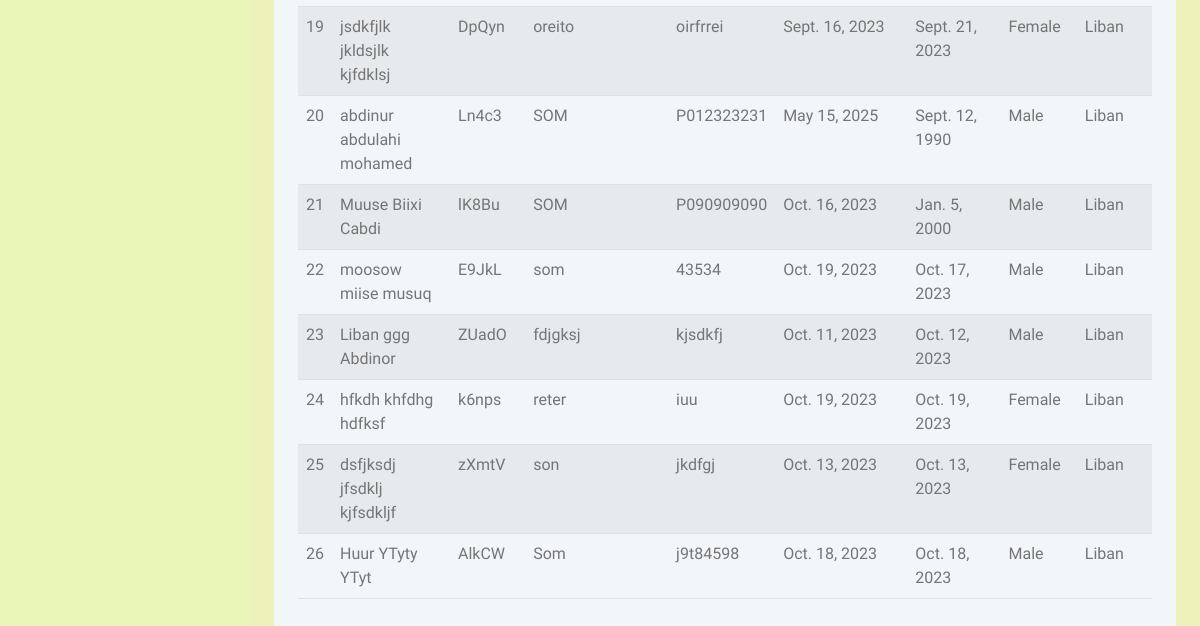
Page /bookings (signed in, lower part) on the earlier database version.
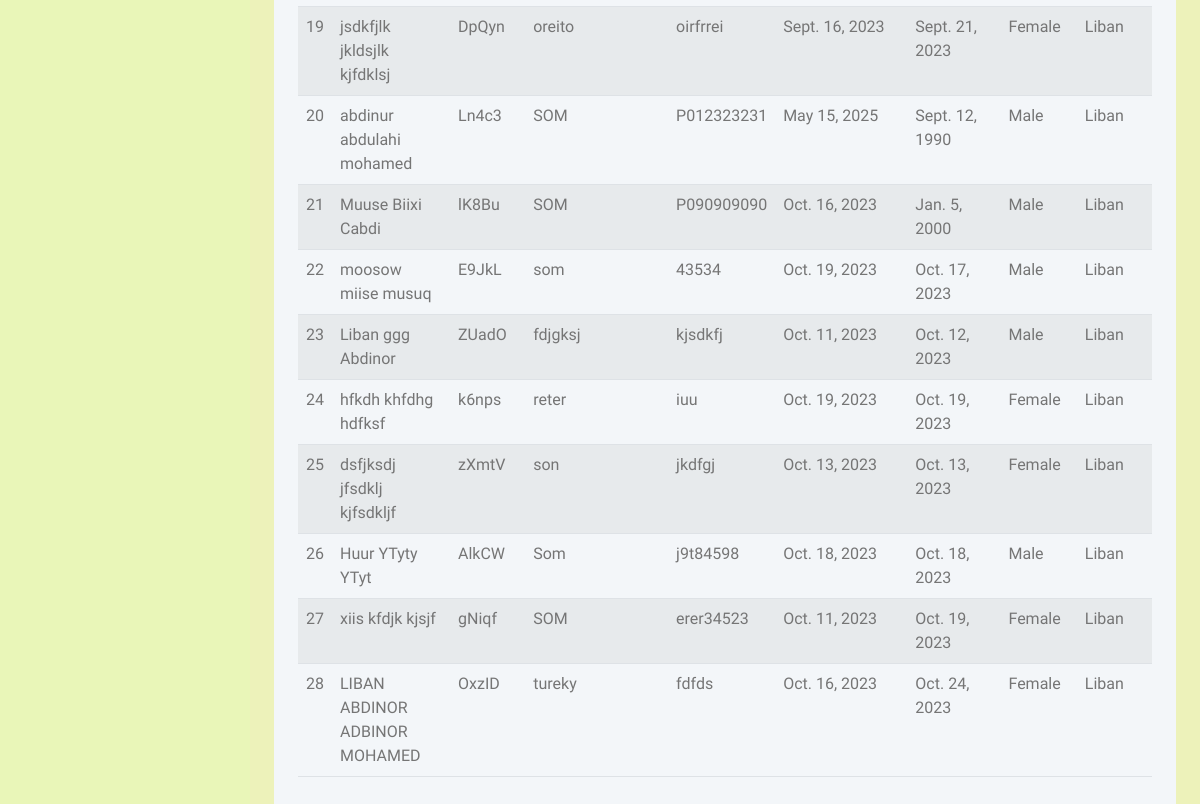
Same page on the later database version.
### booking_brain/models.py (models this page shows, shortened)
class Booking(models.Model):
    id =models.AutoField(primary_key=True)
    user = models.ForeignKey(User, on_delete=models.CASCADE)
    Date_created = models.DateTimeField(auto_now_add=True)
    Passport_country = models.CharField(max_length=50)
    Passport_no = models.CharField(max_length=50)
    Passport_expiry = models.DateField()
    Date_birth = models.DateField()
    Gender = models.CharField(max_length=50)
    Booking_no = models.CharField(max_length=5, unique=True, default=generate_unique_code)
    passenger = models.ForeignKey(Passenger, on_delete=models.CASCADE)

class Passenger(models.Model):
    id = models.AutoField(primary_key=True)
    Date_created = models.DateTimeField(auto_now_add=True)
    user = models.ForeignKey(User, on_delete=models.CASCADE)
    First_name = models.CharField(max_length=50)
    Middle_name = models.CharField(max_length=50)
    Last_name = models.CharField(max_length=50)
    Phone_number = models.CharField(max_length=50)
    Departure_place = models.CharField(max_length=50)
    Destination = models.CharField(max_length=50)
    Departure_date = models.DateField()
    Return_date = models.DateField(null=True)
    Amount = models.IntegerField()
    Booked = models.BooleanField(default=False)
    Paid  =  models.BooleanField(default=False)
    def __str__(self):
        return (f"{self.First_name} {self.Middle_name} {self.Last_name}")

### booking_brain/views.py (the view)
# urls.py: path('bookings', views.bookings, name='bookings'),
@login_required(login_url='login_user')
def bookings(request):
    bookings = Booking.objects.all()
    return render(request,'booking_brain/bookings.html', {'booking': bookings})

### booking_brain/templates/booking_brain/bookings.html (shortened to what this page needs)
{% extends 'booking_brain/base.html' %}
{% block content %}
<div class="row g-4">
<div class="col-sm-12 col-xl-12">
    <div class="bg-light rounded h-100 p-4">
            {% if booking %}
            <table class="table table-striped table-hover">
                {% for b in booking %}
                <tr>
                    <td>{{ forloop.counter }}</td>
                    <td>{{ b.passenger}}</td>
                    <td>{{ b.Booking_no}}</td>
                    <td>{{ b.Passport_country}}</td>
                    <td>{{ b.Passport_no}}</td>
                    <td>{{ b.Passport_expiry}}</td>
                    <td>{{ b.Date_birth}}</td>
                    <td>{{ b.Gender}}</td>
                    <td>{{ b.user}}</td>
                </tr>
            {% endfor %}
            {% endif %}
            </table>
    </div>
</div>
</div>
{% endblock %}

Differences in the rows shown:
added Booking: passenger "xiis kfdjk kjsjf", Booking_no "gNiqf", Passport_country "SOM", Passport_no "erer34523", Passport_expiry "Oct. 11, 2023", Date_birth "Oct. 19, 2023", Gender "Female", user "Liban"
added Booking: passenger "LIBAN ABDINOR ADBINOR MOHAMED", Booking_no "OxzID", Passport_country "tureky", Passport_no "fdfds", Passport_expiry "Oct. 16, 2023", Date_birth "Oct. 24, 2023", Gender "Female", user "Liban"
